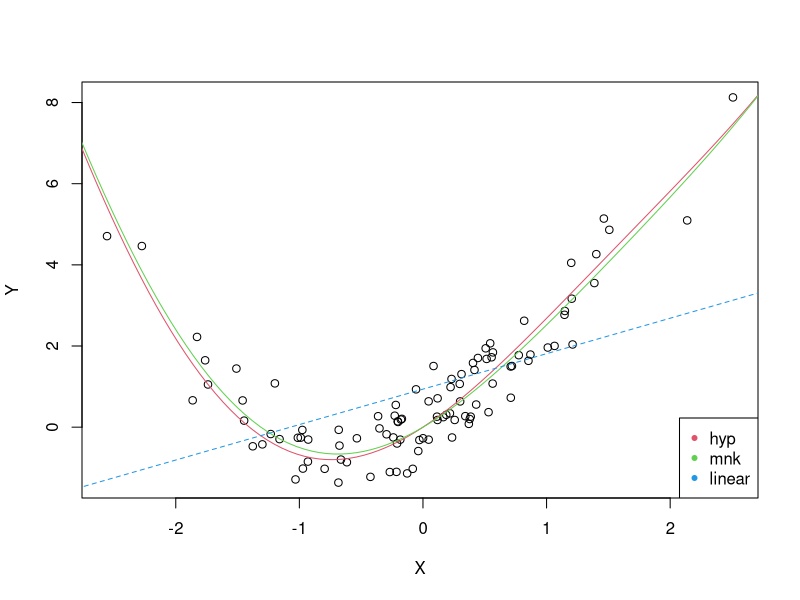
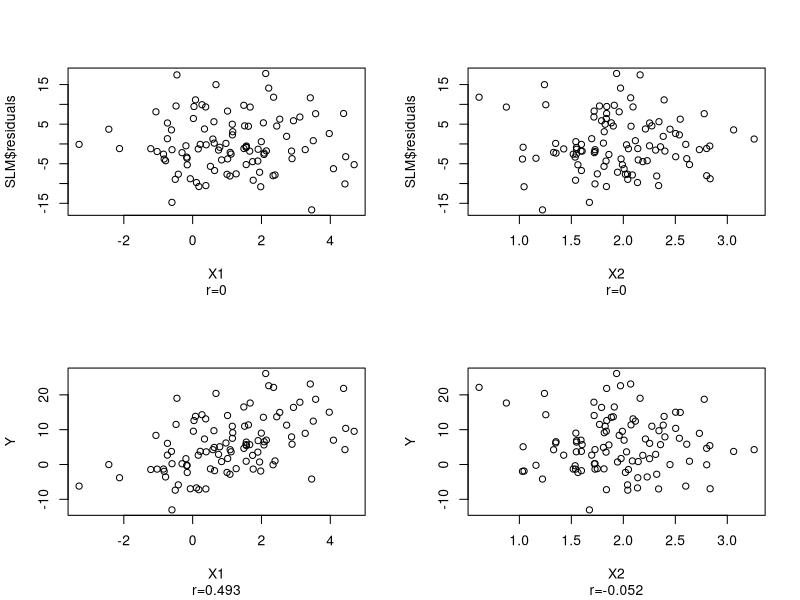
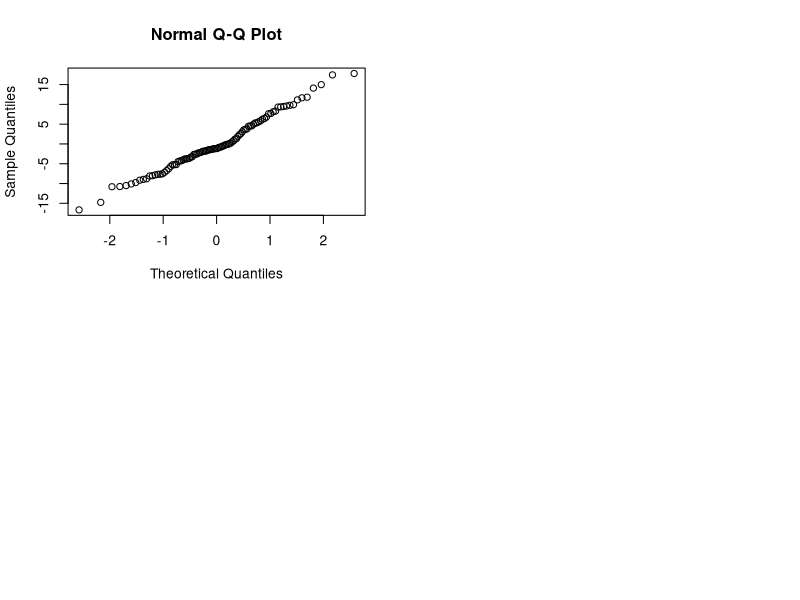

The R script that drew these images, in order:
## ---- chunk 1
N <- 100
f <- function(x, ab) ab[1] * sin(x) + ab[2] * x^2
L <- function(X, Y, ab) sum((Y - f(X, ab))^2)

f_lin <- function(x, ab_lin) ab_lin[1] + ab_lin[2] * x
L_lin <- function(X, Y, ab_lin) sum((Y - f_lin(X, ab_lin))^2)
## ---- chunk 2
ab <- c(2, 1)
eps <- 0.8

X <- rnorm(N)
Y <- f(X, ab) + rnorm(N, 0, eps^2)
## ---- chunk 3
b. <- (sum(X * Y) - N * mean(X) * mean(Y)) / (sum(X * X) - N * mean(X)^2)
a. <- mean(Y) - b. * mean(X)
ab_lin_est <- c(a., b.)
Y. <- f_lin(X, ab_lin_est)
ab_lin_est
## ---- chunk 4
QT <- sum((Y - mean(Y))^2)
QR <- sum((Y. - mean(Y))^2)
QE <- sum((Y - Y.)^2)
R2 <- QR / QT

c(QT=QT, QR=QR, QE=QE, R2=R2)
## ---- chunk 5
print(paste("(QR + QE == QT):", QR + QE - QT < 1e-9))
## ---- chunk 6
xx <- sum((X - mean(X))^2)
S2 <- QE / (N - 2)
S2.a <- S2 * sum(X^2) / (xx * N)
S2.b <- S2 / xx

c(S2, S2.a, S2.b)
## ---- chunk 7
F_stat <- QR / QE * (N - 2)

Pf <- 1 - pf(F_stat, 1, N - 2)
T.a <- ab_lin_est[1] / sqrt(S2.a)
T.b <- ab_lin_est[2] / sqrt(S2.b)

P.a <- 2*(1 - pt(abs(T.a), N - 2))
P.b <- 2*(1 - pt(abs(T.b), N - 2))

P.model <- 1 - pf(F_stat, 1, N - 2)
## ---- chunk 8
show_stats_coef <- rbind(c(ab_lin_est[1], sqrt(S2.a), T.a, P.a), c(ab_lin_est[2], sqrt(S2.b), T.b, P.b))
colnames(show_stats_coef) <- c("Estimate", "Std.Error","t value", "Pr(>|t|)")
rownames(show_stats_coef) <- c("(Intercept)", "X"); show_stats_coef

show_stats_model <- c(sd=sqrt(S2), R2=R2, F_stats=F_stat, p.value.F=P.model); show_stats_model
## ---- chunk 9
summary(lm(Y~X))
## ---- chunk 10
NLM <- nlm(function(ab) L(X, Y, ab), ab)
ab. <- NLM$estimate
rbind(ab=ab, ab.=ab.)
## ---- chunk 11
plot(X, Y)
f_ <- function(x) f(x, ab); curve(f_, -3, 3, add=TRUE, col=2)
f_ <- function(x) f(x, ab.); curve(f_, -3, 3, add=TRUE, col=3)
f_ <- function(x) f_lin(x, ab_lin_est); curve(f_, -3, 3, add=TRUE, col=4, lty=2)
legend('bottomright', c('hyp', 'mnk', 'linear'), pch=20, col=2:4)
## ---- chunk 12
c(Q.linear=L_lin(X, Y, ab_lin_est), Q.hyp=L(X, Y, ab), Q.mnk=L(X, Y, ab.))
## ---- chunk 13
N <- 100
a <- c(2, -1, 5)
eps <- 3
X1 <- rnorm(N, 1, 1.5)
X2 <- rnorm(N, 2, 0.5)
Y <- a[1] * X1 + a[2] * X2 + a[3] + rnorm(N, 0, eps^2)

SLM <- summary(lm(Y ~ X1 + X2)); SLM
## ---- chunk 14
c(cor(X1, SLM$residuals), cor(X1, SLM$residuals))
## ---- chunk 15
op <- par(mfrow = c(2, 2))

plot(X1, SLM$residuals)
title(sub=paste("r", round(cor(SLM$residuals, X1), 3), sep="="))
plot(X2, SLM$residuals)
title(sub=paste("r", round(cor(SLM$residuals, X2), 3), sep="="))
plot(X1, Y)
title(sub=paste("r", round(cor(X1, Y),3), sep="="))
plot(X2, Y)
title(sub=paste("r", round(cor(X2, Y), 3), sep="="))
## ---- chunk 16
sh_t <- shapiro.test(SLM$residuals); sh_t
## ---- chunk 17
qqnorm(SLM$residuals)
